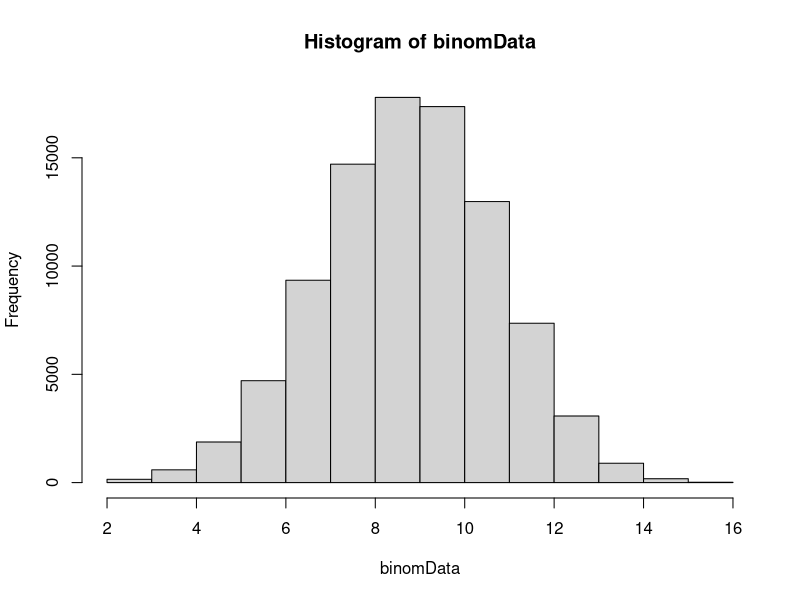
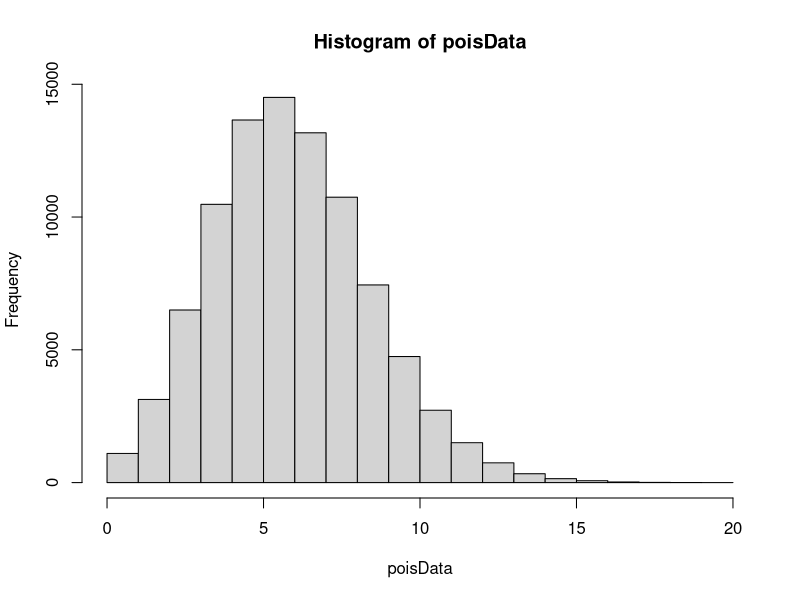

The R source for these figures, in order:
# Write outputs to file
sink('HW5.txt')

# Declare number of observations (910350550)
Nsim = 91035

# Generate Nsim observations for binom(16, .58) distribution
binomData = rbinom(Nsim, 16, .58)

# Calculate exact values
ex1 = dbinom(9, 16, .58); ex1 # For X = 9
ex2 = pbinom(9, 16, .58); ex2 # For X <= 9
ex3 = 1-pbinom(9, 16, .58); ex3 # For X > 9
ex4 = pbinom(8, 16, .58); ex4 # For X < 9
ex5 = pbinom(12, 16, .58)-pbinom(6, 16, .58); ex5 # For 7 <= X < 13

# Calculate estimated values
es1 = sum(binomData == 9)/Nsim; es1 # For X = 9
es2 = sum(binomData <= 9)/Nsim; es2 # For X <= 9
es3 = sum(binomData > 9)/Nsim; es3 # For X > 9
es4 = sum(binomData < 9)/Nsim; es4 # For X < 9
es5 = sum(binomData >= 7 & binomData < 13)/Nsim; es5 # For 7 <= X < 13

# Calculate errors
abs(ex1-es1)/ex1
abs(ex2-es2)/ex2
abs(ex3-es3)/ex3
abs(ex4-es4)/ex4
abs(ex5-es5)/ex5

# Create histogram of data
hist(binomData)

# Generate Nsim observations for pois(6.4) distribution
poisData = rpois(Nsim, 6.4)

# Calculate exact values
ex1 = ppois(6, 6.4); ex1 # For X < 7
ex2 = dpois(7, 6.4); ex2 # For X = 7
ex3 = ppois(10, 6.4) - ppois(5, 6.4); ex3 # For 6 <= X < 11

# Calculate estimated values
es1 = sum(poisData < 7)/Nsim; es1 # For X < 7
es2 = sum(poisData == 7)/Nsim; es2 # For X = 7
es3 = sum(poisData >= 6 & poisData < 11)/Nsim; es3 # For 6 <= X < 11

# Calculate errors
abs(ex1-es1)/ex1
abs(ex2-es2)/ex2
abs(ex3-es3)/ex3

# Create a histogram of data
hist(poisData)
sink()
q()